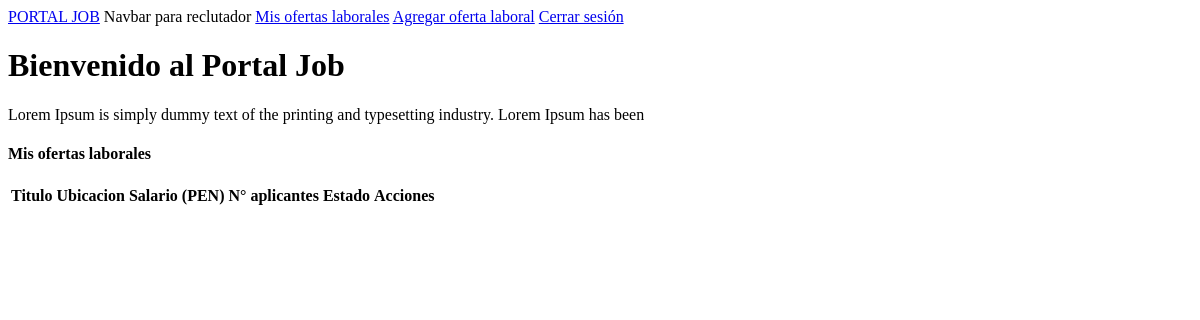
Page /alerta/gestion-alertas/ (signed in) on the earlier database version.
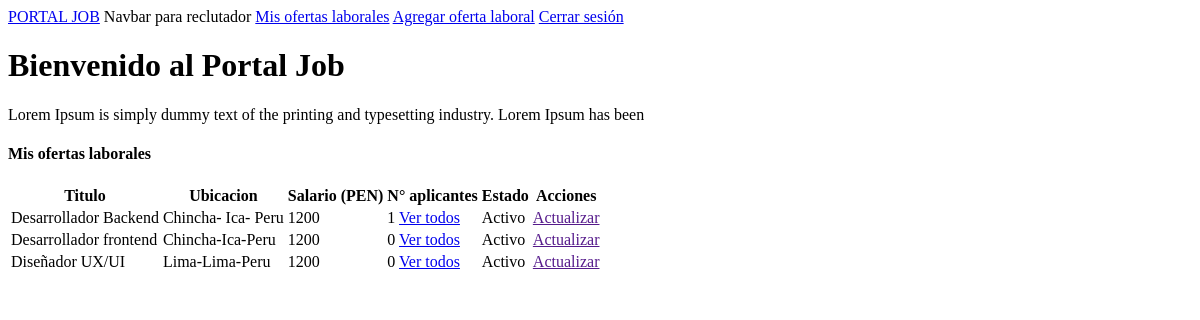
Same page on the later database version.
### alerta/models.py (models this page shows, shortened)
class Alerta(models.Model):
    user = models.ForeignKey(User, on_delete=models.CASCADE)
    empresa = models.ForeignKey(Empresa, on_delete=models.CASCADE)
    titulo = models.CharField(max_length=100)
    ubicacion = models.CharField(max_length=100)
    salario = models.PositiveIntegerField(default=1200)
    requerimientos = models.TextField()
    candidato_ideal = models.TextField()
    disponible = models.BooleanField(default=False)
    apertura = models.DateTimeField(auto_now_add=True)

### alerta/views.py (the view)
# urls.py: path('gestion-alertas/',views.gestion_alertas, name='gestion-alertas'),
def gestion_alertas(request):
    alertas = Alerta.objects.filter(user=request.user,empresa=request.user.empresa)
    context = {'alertas':alertas}
    return render(request, 'alerta/GestionAlertas.html',context)

### templates/alerta/GestionAlertas.html
{% extends "base.html" %}
{% block content %}
<h4>Mis ofertas laborales</h4>
<table>
    <thead>
        <tr>
            <th>Titulo</th>
            <th>Ubicacion</th>
            <th>Salario (PEN)</th>
            <th>N° aplicantes</th>
            <th>Estado</th>
            <th>Acciones</th>
        </tr>
    </thead>
    <tbody>
        {% for alert in alertas %}
        <tr>
            <td>{{alert.titulo}}</td>
            <td>{{alert.ubicacion}}</td>
            <td>{{alert.salario}}</td>
            <td>{{alert.aplicartrabajo_set.all.count}} <a href="{% url "aplicante-list" alert.pk %}">Ver todos</a></td>
            {% if alert.disponible %}
            <td>Activo</td>
            {% else %}
            <td>Inactivo</td>
            {% endif %}
            <td><a href="">Actualizar</a></td>
        </tr>
        {% endfor %}
    </tbody>
</table>
{% endblock content %}

Differences in the rows shown:
added Alerta: titulo "Desarrollador Backend", ubicacion "Chincha- Ica- Peru", salario "1200", aplicartrabajo_set.all.count "1", disponible "Activo"
added Alerta: titulo "Desarrollador frontend", ubicacion "Chincha-Ica-Peru", salario "1200", aplicartrabajo_set.all.count "0", disponible "Activo"
added Alerta: titulo "Diseñador UX/UI", ubicacion "Lima-Lima-Peru", salario "1200", aplicartrabajo_set.all.count "0", disponible "Activo"
